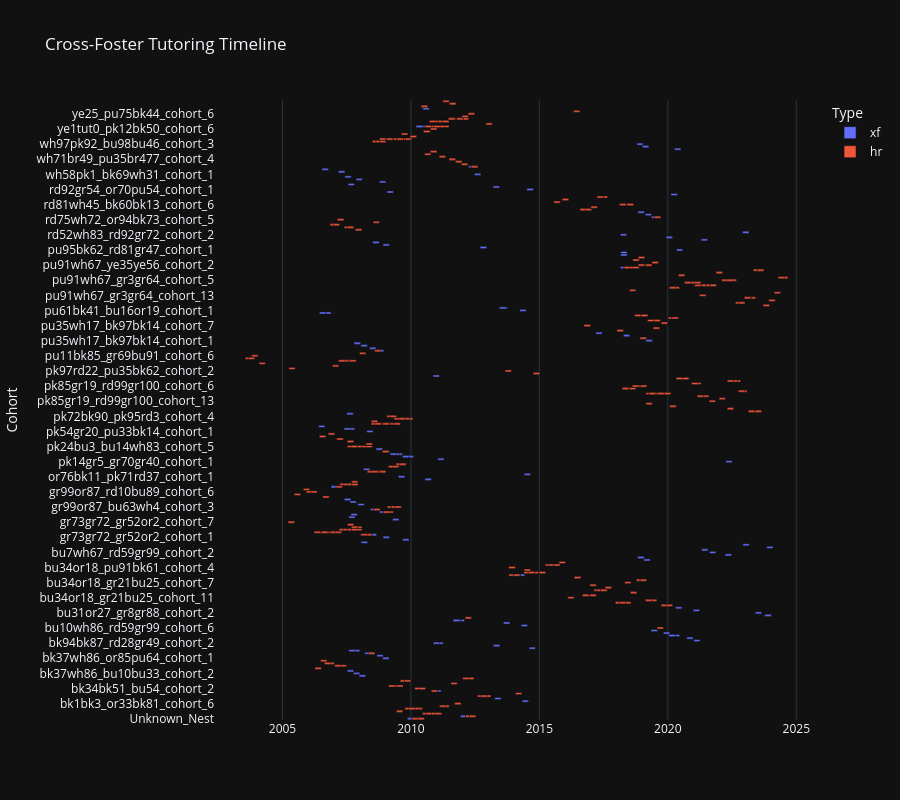

Source (notebook cell):
### Code cell
fig2

### Figure 1 — Plotly figure (JSON) as saved in the notebook; plotly's stock layout.template omitted (floating-point values rounded to 4 significant figures; data arrays with more than 128 entries replaced by an {"elided": "..."} marker saying what was removed)
{"data": [{"base": {"elided": "202 str values"}, "customdata": {"elided": "202x3 mixed values"}, "hovertemplate": "Type=xf<br>Start=%{base}<br>Finish=%{x}<br>Cohort=%{y}<br>Bird=%{customdata[0]}<br>Father=%{customdata[1]}<br>Songs=%{customdata[2]}<extra></extra>", "legendgroup": "xf", "marker": {"color": "#636efa", "pattern": {"shape": ""}}, "name": "xf", "orientation": "h", "showlegend": true, "textposition": "auto", "type": "bar", "x": {"elided": "202 int values"}, "xaxis": "x", "y": {"elided": "202 str values"}, "yaxis": "y"}, {"base": {"elided": "725 str values"}, "customdata": {"elided": "725x3 mixed values"}, "hovertemplate": "Type=hr<br>Start=%{base}<br>Finish=%{x}<br>Cohort=%{y}<br>Bird=%{customdata[0]}<br>Father=%{customdata[1]}<br>Songs=%{customdata[2]}<extra></extra>", "legendgroup": "hr", "marker": {"color": "#EF553B", "pattern": {"shape": ""}}, "name": "hr", "orientation": "h", "showlegend": true, "textposition": "auto", "type": "bar", "x": {"elided": "725 int values"}, "xaxis": "x", "y": {"elided": "725 str values"}, "yaxis": "y"}], "layout": {"barmode": "overlay", "height": 800, "legend": {"title": {"text": "Type"}, "tracegroupgap": 0}, "title": {"text": "Cross-Foster Tutoring Timeline"}, "xaxis": {"anchor": "y", "domain": [0, 1], "type": "date"}, "yaxis": {"anchor": "x", "categoryorder": "category ascending", "domain": [0, 1], "title": {"text": "Cohort"}}}}
